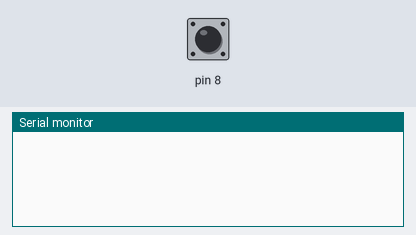
A sketch run on a simulated Arduino Uno, built with avr-gcc and run on an emulated ATmega328P. Shown: the last lines printed to the serial monitor. Inputs (shaded band) come from the test bench; at power-on: pin 8 HIGH.

Above: at 1.2 s.
1.3 s: pin 8 pulled LOW for 0.15 s
At 2.6 s:
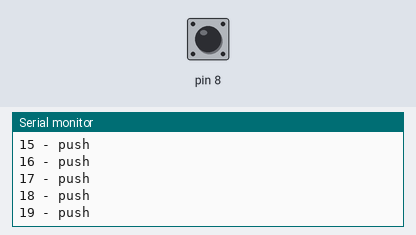
2.9 s: pin 8 pulled LOW for 1 s
At 4.4 s:
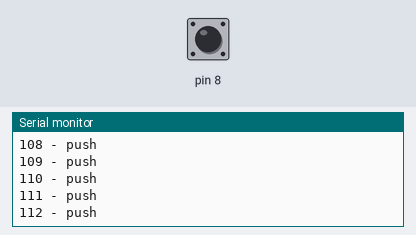
5.4 s: pin 8 pulled LOW for 0.15 s
At 6.1 s:
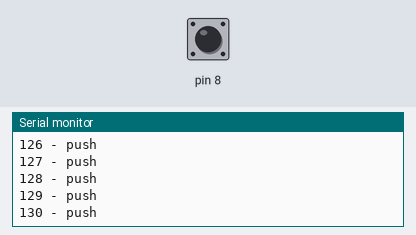
7.0 s: pin 8 driven LOW
At 7.7 s:
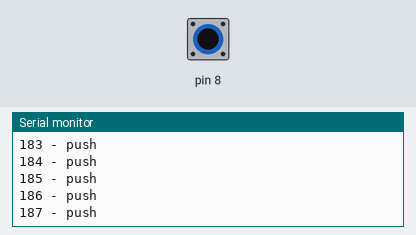
Timing chart, 0 to 10.0 s (numbered marks = the images above; inputs shaded):
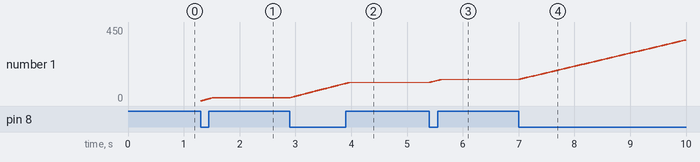

Measured:
- after the input at 1.3 s, the serial monitor: prints a new line at once (image 1)
- after the input at 2.9 s, the serial monitor: prints a new line at once (image 2)
- after the input at 7.0 s, the serial monitor: prints a new line at once (image 4)
- plotted number 1: 19 → 112 after the input at 2.9 s, 130 → 450 after the input at 7.0 s

The sketch:

buttonTest.ino
```cpp
int i = 0;

void setup() {
  Serial.begin(9600);
  pinMode(8, INPUT_PULLUP);
}

void loop() {
  int value = digitalRead(8);
  if(value == LOW){
    Serial.print(i);
    Serial.println(" - push");
    i++;
  }
}
```
